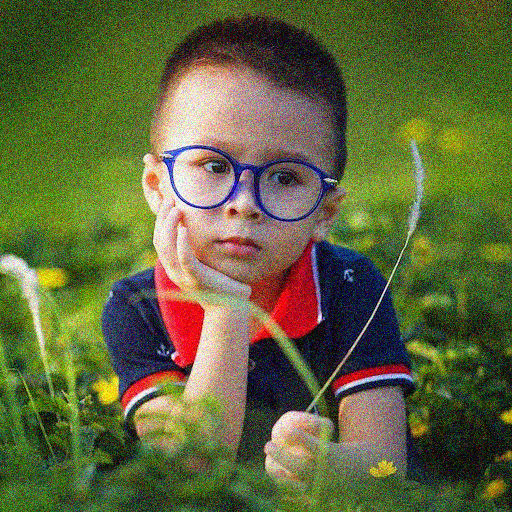
#> input picture data/images/gaussian-noise.png, 512 x 512 px
$ python 37_Canny2.py
#> lines starting #> are read from the running program, lines starting #| are printed output that depends on the picture; after the words box and inside, x2 and y2 are one past the last pixel; in counts of white or black regions, pixels touching at a corner belong together
import cv2
import numpy as np

threshold_high = 100
threshold_low = 50
threshold_max = 1000

apertureSizes = [3,5,7]
maxapertureIndex = 2
apertureIndex = 0

blurAmount=0
maxBlurAmount = 20

# track bar
def applyCanny():
    if blurAmount > 0:
        blurredSrc = cv2.GaussianBlur(src, (2*blurAmount+1, 2*blurAmount+1), 0)
    else:
        blurredSrc = src.copy()

    apertureSize = apertureSizes[apertureIndex]

    edges = cv2.Canny(blurredSrc, threshold_low, threshold_high, apertureSize=apertureSize)

    cv2.imshow('Edges', edges)

# low thrshold
def updateLowThreshold(*args):
    global threshold_low
    threshold_low = args[0]
    applyCanny()

def updateHighThreshold(*args):
    global threshold_high
    threshold_high = args[0]
    applyCanny()

def updateBlurAmount(*args):
    global blurAmount
    blurAmount = args[0]
    applyCanny()

def updateApertureIndex(*args):
    global apertureIndex
    apertureIndex = args[0]
    applyCanny()

src = cv2.imread('data/images/gaussian-noise.png', 0)
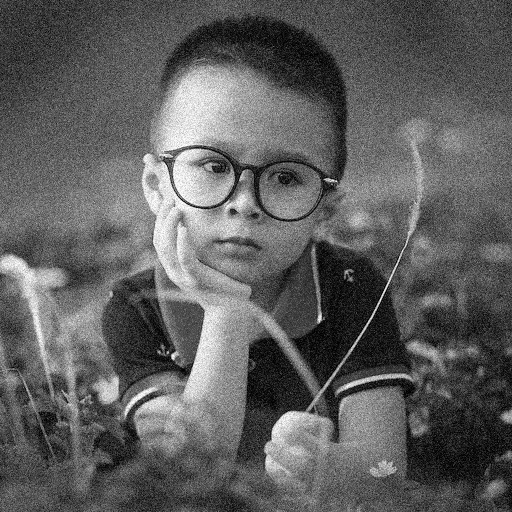
#> src: shape (512, 512); min 0, max 255, mean 94.7

edges = src.copy()

cv2.imshow('Edges', src)
cv2.namedWindow('Edges', cv2.WINDOW_AUTOSIZE)

# low threshold's controler at trackbar
cv2.createTrackbar('Low Threshold', 'Edges', threshold_low, threshold_max, updateLowThreshold)

# high threshold's controler at trackbar
cv2.createTrackbar('High Threshold', 'Edges', threshold_high, threshold_max, updateHighThreshold)

# aperture를 트렉바에 붙인다.
cv2.createTrackbar('Aperture Size', 'Edges', apertureIndex, maxapertureIndex, updateApertureIndex)
#> slider 'Aperture Size' is set to 1

# blur controler
cv2.createTrackbar('Blur', 'Edges', blurAmount, maxBlurAmount, updateBlurAmount)
#> slider 'Blur' is set to 6


cv2.waitKey()
#> in applyCanny, `edges = cv2.Canny(blurredSrc, threshold_low, threshold_high, apertureS..`:
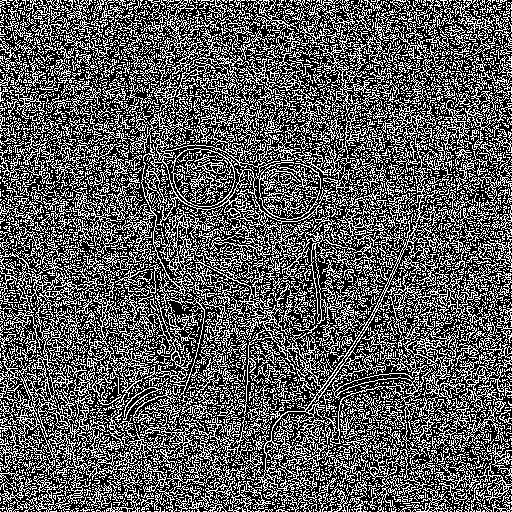
#> edges: shape (512, 512); 36% white in thin lines or dots
#> in applyCanny (call 3), `edges = cv2.Canny(blurredSrc, threshold_low, threshold_high, apertureS..`:
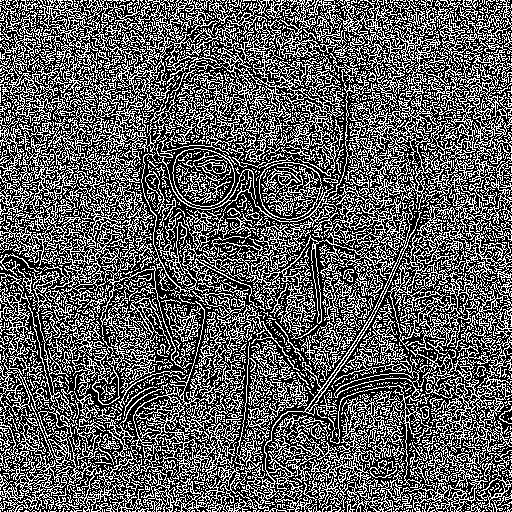
#> edges: shape (512, 512); 36.9% white in thin lines or dots
cv2.destroyAllWindows()
